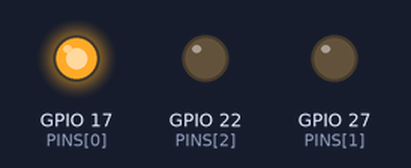
A program run on a simulated Raspberry Pi (BCM pin numbers). Parts: output pins drawn as LEDs (lit = HIGH). What the program prints to the terminal is not drawn.

Above: at 0.2 s.
At 0.6 s:
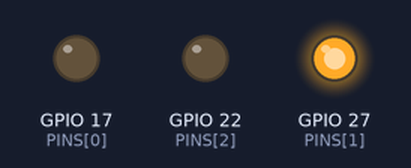
At 2.2 s:
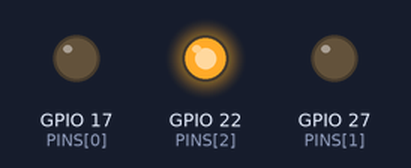
Timing chart, 0 to 3.0 s (numbered marks = the images above):
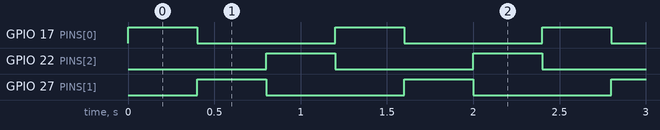

Measured:
- by itself, GPIO 17 (PINS[0]), GPIO 22 (PINS[2]), GPIO 27 (PINS[1]): alternates HIGH for 0.40 s and LOW for 0.80 s
- by itself, everything shown: repeats every 1.2 s, in 3 steps

The program:

gpio_automation.py
```python
import time
import RPi.GPIO as GPIO

PINS = [17, 27, 22]
DELAY = 0.4

GPIO.setmode(GPIO.BCM)

for pin in PINS:
    GPIO.setup(pin, GPIO.OUT)
    GPIO.output(pin, GPIO.LOW)

try:
    print("GPIO sequence started.")
    while True:
        for pin in PINS:
            GPIO.output(pin, GPIO.HIGH)
            time.sleep(DELAY)
            GPIO.output(pin, GPIO.LOW)

except KeyboardInterrupt:
    print("\nSequence stopped.")

finally:
    GPIO.cleanup()
```
